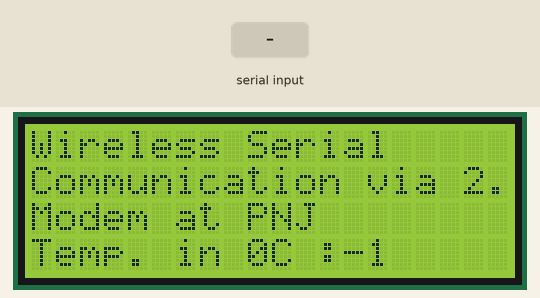
Simulated run of this sketch. Board: Arduino Uno, built with avr-gcc and run on an emulated ATmega328P. On the bench: 20×4 character LCD. Inputs (shaded band) come from the test bench. What the sketch prints to the serial monitor is not drawn.

Above: at 1.2 s.
1.3 s: byte 30 received over Serial
At 1.59 s:
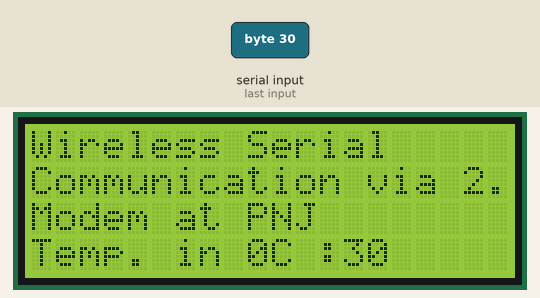
3.1 s: byte 90 received over Serial
4.8 s: byte 120 received over Serial
At 6.3 s:
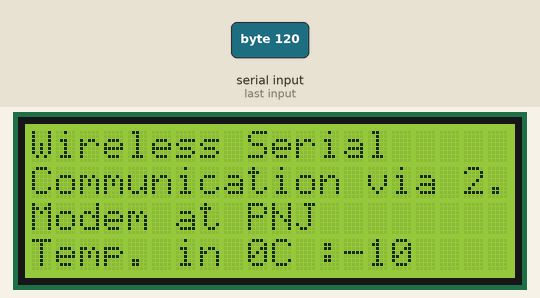
Timing chart, 0 to 7.8 s (numbered marks = the images above; inputs shaded):
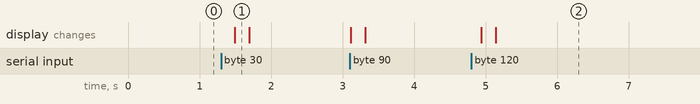

Measured:
- after the input at 1.3 s, the display: changes after 0.19 s (image 1)
- after the input at 4.8 s, the display: first changes after 0.13 s (image 2 shows a later state)

The sketch:

RECEIVER_RF_MODEM_dec20a.ino
```cpp
#include <LiquidCrystal.h>
LiquidCrystal lcd(13, 12, 11, 10, 9, 8);
void setup() {
  lcd.begin(20,4);
  Serial.begin(9600);
  lcd.setCursor(0,0);
  lcd.print("Wireless Serial");
  lcd.setCursor(0,1);
  lcd.print("Communication via 2.4 GHz");
  lcd.setCursor(0,2);
  lcd.print("Modem at PNJ");
}

void loop() {
  int TEMP_VALUE=Serial.read();
  lcd.setCursor(0,3);
  lcd.print("Temp. in 0C : ");
  lcd.setCursor(13,3);
  lcd.print(TEMP_VALUE);
  delay(100);
  Serial.print("TEMP_VAL:");
  Serial.println(TEMP_VALUE);
  delay(100);
}
```
